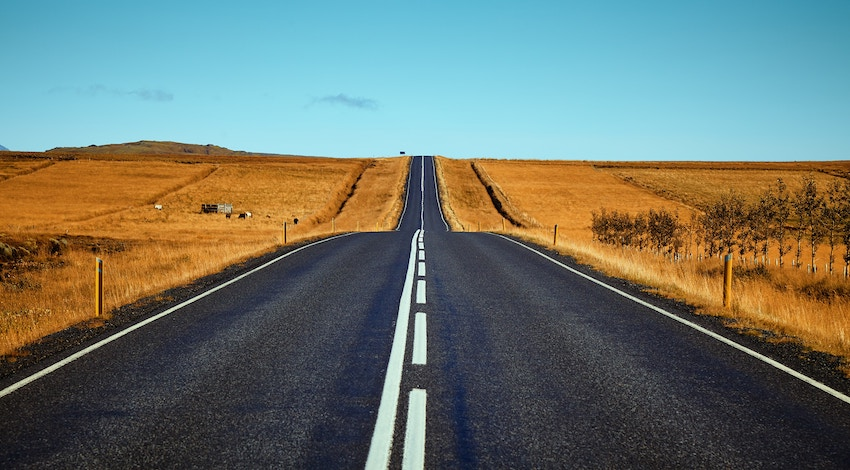
#> input picture rural_highway_0.jpg, 850 x 470 px
$ python test.py
#> lines starting #> are read from the running program, lines starting #| are printed output that depends on the picture; after the words box and inside, x2 and y2 are one past the last pixel; in counts of white or black regions, pixels touching at a corner belong together
#Hough transform for road detection
import cv2
import numpy as np
img = cv2.imread("rural_highway_0.jpg")
#> img is the input picture: shape (470, 850, 3); mean B, G, R 109.2, 118.5, 108.4
img = cv2.imread("Carretera1.jpg")
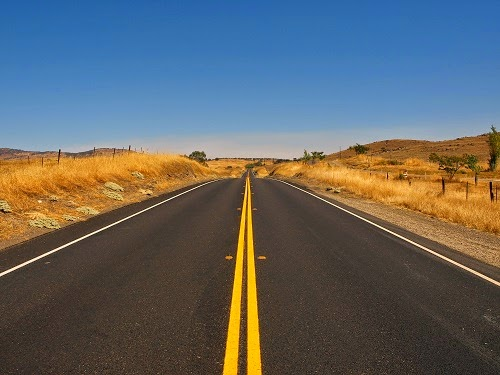
#> input picture Carretera1.jpg, 500 x 375 px
#> img is the input picture: shape (375, 500, 3); mean B, G, R 101.6, 101.4, 98.3
#img = cv2.imread("Carretera2.jpg")
#img = cv2.imread("Carretera3.jpg")
orig = img
img = cv2.GaussianBlur(img, (5, 5), 0)
height = img.shape[0]
#> height = 375
width = img.shape[1]
#> width = 500
"""region_of_interest_vertices = [
    (0, height), (0, 4*height/5),
    (width/2, height/2), (width, 4*height/5),
    (width, height)
]
def region_of_interest(img, vertices):
    mask = np.zeros_like(img)
    channel_count = img.shape[2]
    match_mask_color = (255,) * channel_count
    cv2.fillPoly(mask, vertices, match_mask_color)
    masked_image = cv2.bitwise_and(img, mask)
    return masked_image
img = region_of_interest(img, np.array([region_of_interest_vertices], np.int32))"""
# Beginning of processing
kernel = np.ones((5,5),np.uint8)
opening = cv2.morphologyEx(img, cv2.MORPH_OPEN, kernel) # erode and dilation of the image (opening method)
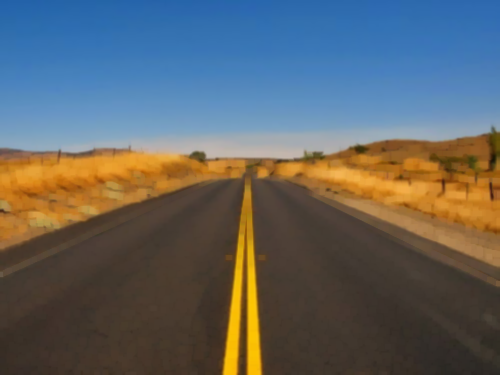
#> opening: shape (375, 500, 3); mean B, G, R 99.7, 99.5, 96.5
skeleton = cv2.subtract(img, opening) # actual image - opened image
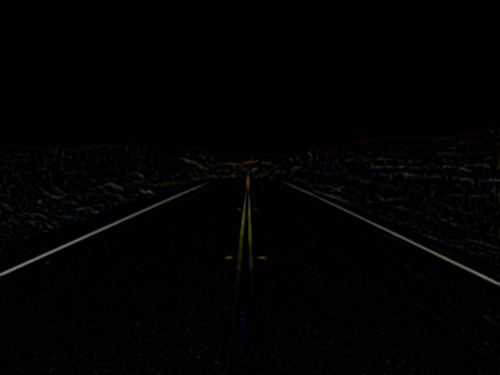
#> skeleton: shape (375, 500, 3); mean B, G, R 1.8, 1.9, 1.9
# End of processing
gray = cv2.cvtColor(img, cv2.COLOR_BGR2GRAY)#convert to gray scale
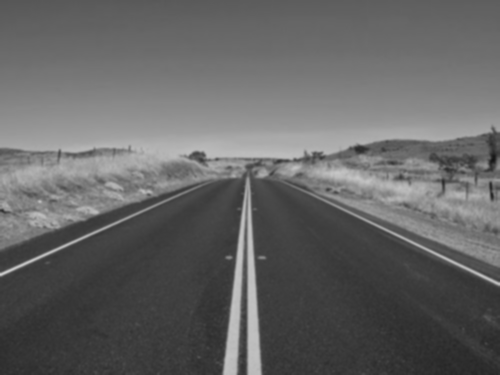
#> gray: shape (375, 500); min 20, max 206, mean 100.5
img_edg = cv2.Canny(gray, 100, 100)#detect the edges of the gray image
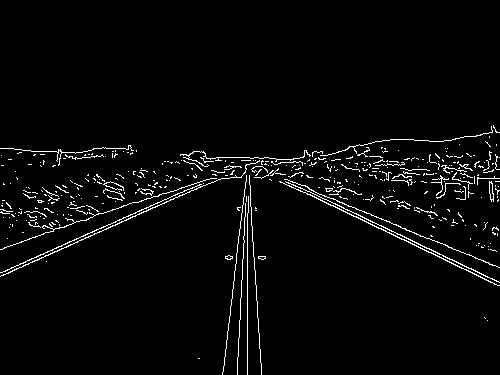
#> img_edg: shape (375, 500); 3.1% white in thin lines or dots, all inside (x1, y1, x2, y2) = (0, 125, 500, 375)
hgh_lines = cv2.HoughLinesP(img_edg, 1, np.pi/180, 30, maxLineGap = 5, minLineLength = 30)
#> hgh_lines = 28 rows, first 6: [1, 272, 200, 184], [0, 276, 218, 179], [22, 150, 82, 152], [356, 216, 498, 285], [300, 187, 426, 248], [309, 189, 416, 233]
if hgh_lines is not None:
    for line in hgh_lines:
        x1, y1, x2, y2 = line[0]
        if abs(y1-y2) > 10:
            #if abs(x1-x2)> 1:
            cv2.line(orig, (x1, y1), (x2, y2), (0, 255, 0), 3)
#> this loop made 28 passes
#> (x1, y1, x2, y2) on passes 1 to 12: (1, 272, 200, 184), (0, 276, 218, 179), (22, 150, 82, 152), (356, 216, 498, 285), (300, 187, 426, 248), (309, 189, 416, 233), (226, 342, 246, 175), (240, 312, 246, 196), (247, 374, 247, 213), (251, 216, 261, 372), (289, 185, 378, 228), (90, 217, 170, 191)
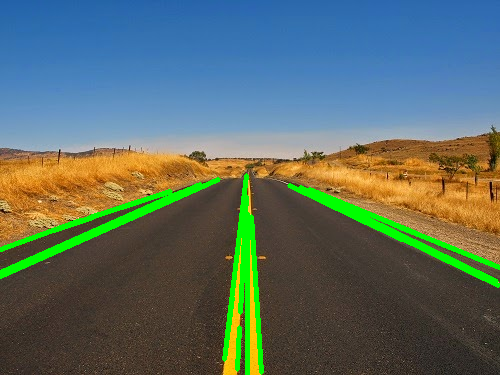
#> orig: shape (375, 500, 3); 4.79% of pixels changed, all inside (x1, y1, x2, y2) = (0, 173, 500, 375)
print(hgh_lines)
#> (printed output is left out)
cv2.imshow("orig", orig)
cv2.imshow("Image", img)
cv2.imshow("Edges", img_edg)
cv2.waitKey(0)
cv2.destroyAllWindows()
